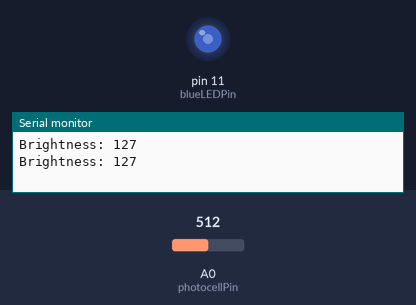
A sketch run on a simulated Arduino Uno, built with avr-gcc and run on an emulated ATmega328P. On the bench: output pins drawn as LEDs (lit = HIGH), the last lines printed to the serial monitor. The inputs (shaded band) are chosen by the test bench; at power-on: A0 (photocellPin) = 512.

Above: at 1.8 s.
1.9 s: A0 (photocellPin) set to 716
At 2.8 s:
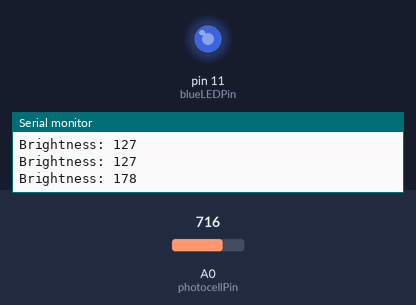
3.5 s: A0 (photocellPin) set to 900
At 4.4 s:
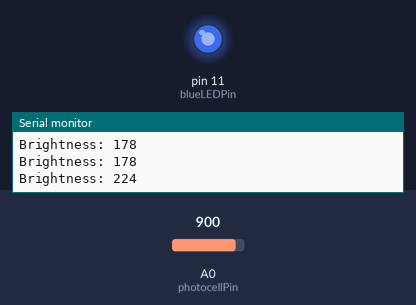
5.5 s: A0 (photocellPin) set to 122
At 7.1 s:
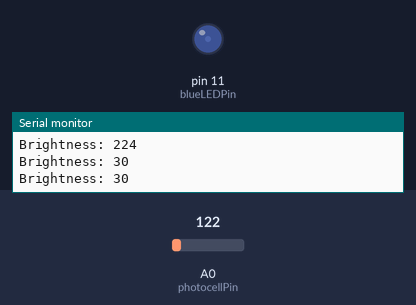
7.5 s: A0 (photocellPin) set to 0
At 8.7 s:
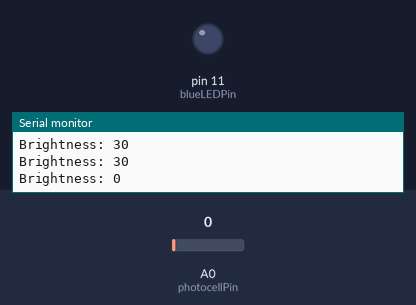
9.5 s: A0 (photocellPin) set to 511
At 11.4 s:
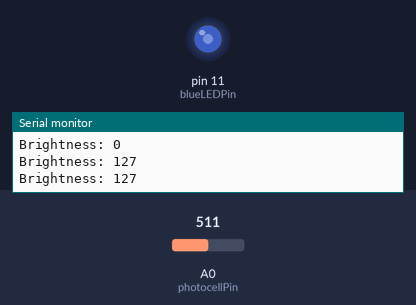
Timing chart, 0 to 12.5 s (numbered marks = the images above; inputs shaded):
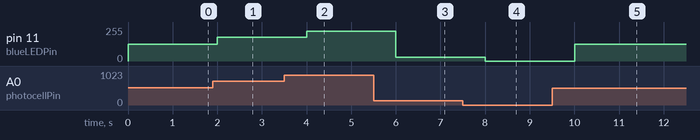

Measured:
- after the input at 1.9 s, pin 11 (blueLEDPin): 127/255 → 178/255 after 0.10 s
- after the input at 3.5 s, pin 11 (blueLEDPin): 178/255 → 224/255 after 0.50 s
- after the input at 5.5 s, pin 11 (blueLEDPin): 224/255 → 30/255 after 0.50 s
- after the input at 7.5 s, pin 11 (blueLEDPin): 30/255 → 0/255 after 0.50 s
- after the input at 9.5 s, pin 11 (blueLEDPin): 0/255 → 127/255 after 0.50 s

The sketch:

part1_lab3.ino
```cpp
const int photocellPin = A0;
const int blueLEDPin  = 11;

void setup() {
  Serial.begin(9600);
  pinMode(blueLEDPin, OUTPUT);
}

void loop() {
  int raw = analogRead(photocellPin);             // 0–1023
  int bright = map(raw, 0, 1023, 0, 255);          // 0–255
  analogWrite(blueLEDPin, bright);                // PWM (Timer2)
  Serial.print("Brightness: ");
  Serial.println(bright);
  delay(1000);
}
```
